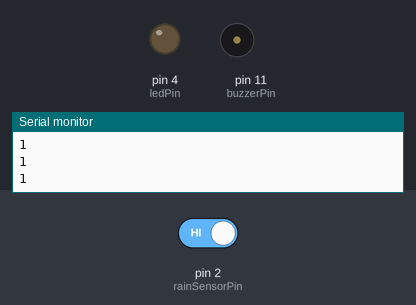
Bench run of a sketch on a simulated Arduino Uno, built with avr-gcc and run on an emulated ATmega328P. Shown: output pins drawn as LEDs (lit = HIGH), buzzer (waves = sounding, pin HIGH), the last lines printed to the serial monitor. The inputs (shaded band) are chosen by the test bench; at power-on: pin 2 (rainSensorPin) HIGH.

Above: at 2.8 s.
2.9 s: pin 2 (rainSensorPin) driven LOW
At 4.1 s:
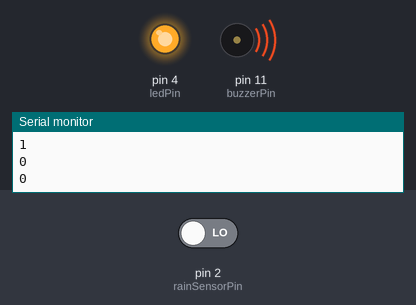
4.5 s: pin 2 (rainSensorPin) driven HIGH
At 5.6 s:
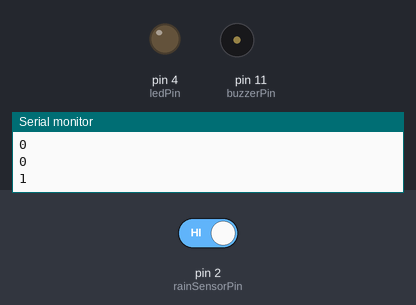
Timing chart, 0 to 7.5 s (numbered marks = the images above; inputs shaded):
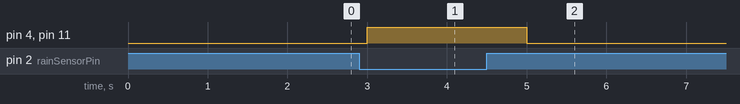

The sketch:

Sensor_de_Lluvia.ino
```cpp
const int rainSensorPin = 2;
const int buzzerPin = 11;
const int ledPin = 4;

void setup() {
  pinMode(rainSensorPin, INPUT);
  pinMode(buzzerPin, OUTPUT);
  pinMode(ledPin, OUTPUT);
  Serial.begin(9600);
}

void loop() {
  int rainSensorValue = digitalRead(rainSensorPin);

  // LOW = agua detectada → activar alarma
  if (rainSensorValue == LOW) {
    digitalWrite(buzzerPin, HIGH); // ENCIENDE buzzer
    digitalWrite(ledPin, HIGH);    // ENCIENDE LED
  } else {
    digitalWrite(buzzerPin, LOW);  // APAGA buzzer
    digitalWrite(ledPin, LOW);     // APAGA LED
  }

  Serial.println(rainSensorValue);
  delay(1000);
}
```

Measured:
- after the input at 2.9 s, pin 4 (ledPin), pin 11 (buzzerPin): LOW → HIGH after 0.10 s
- after the input at 4.5 s, pin 4 (ledPin), pin 11 (buzzerPin): HIGH → LOW after 0.50 s
